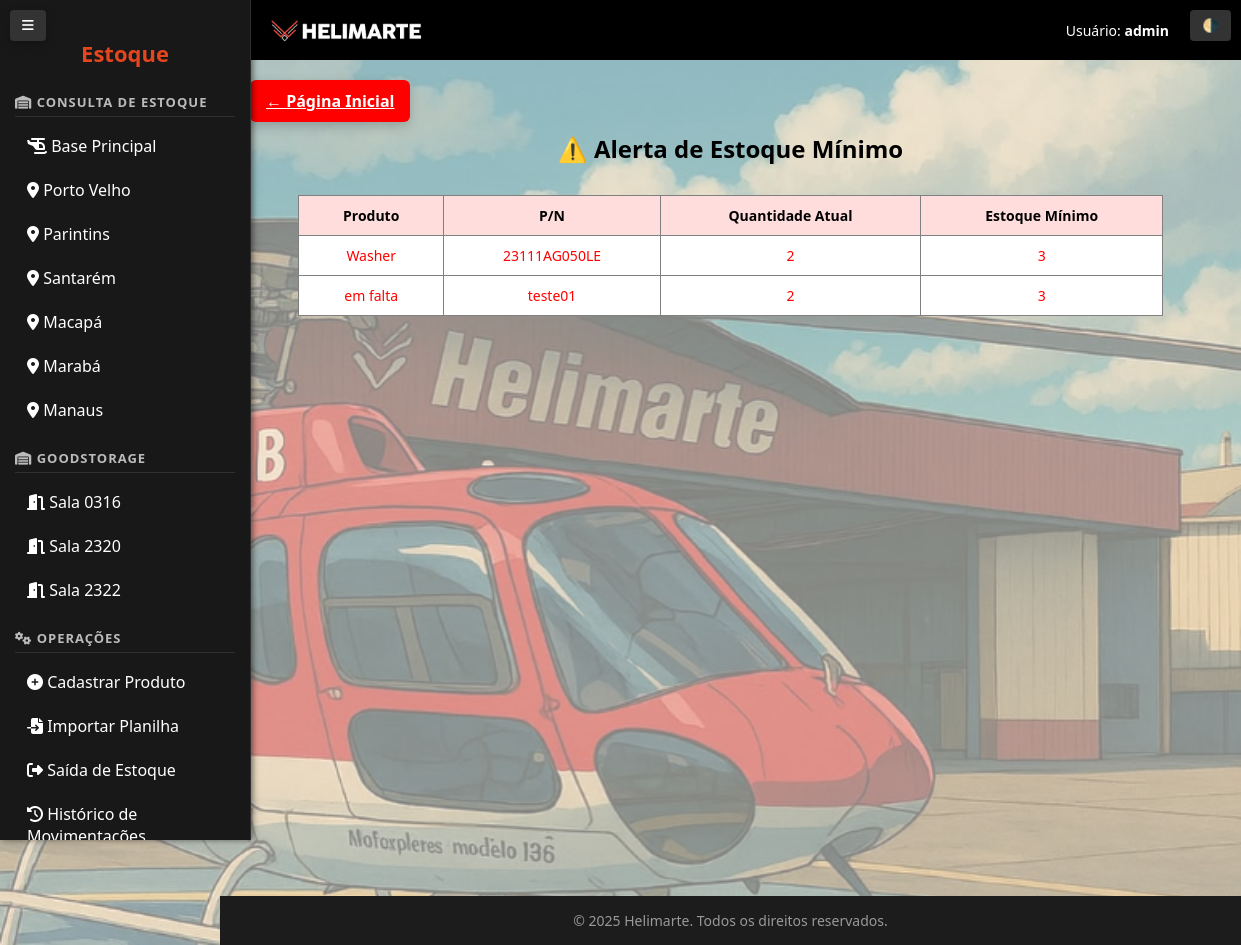
Before: /alerta-estoque/ (signed in) with the older database file.
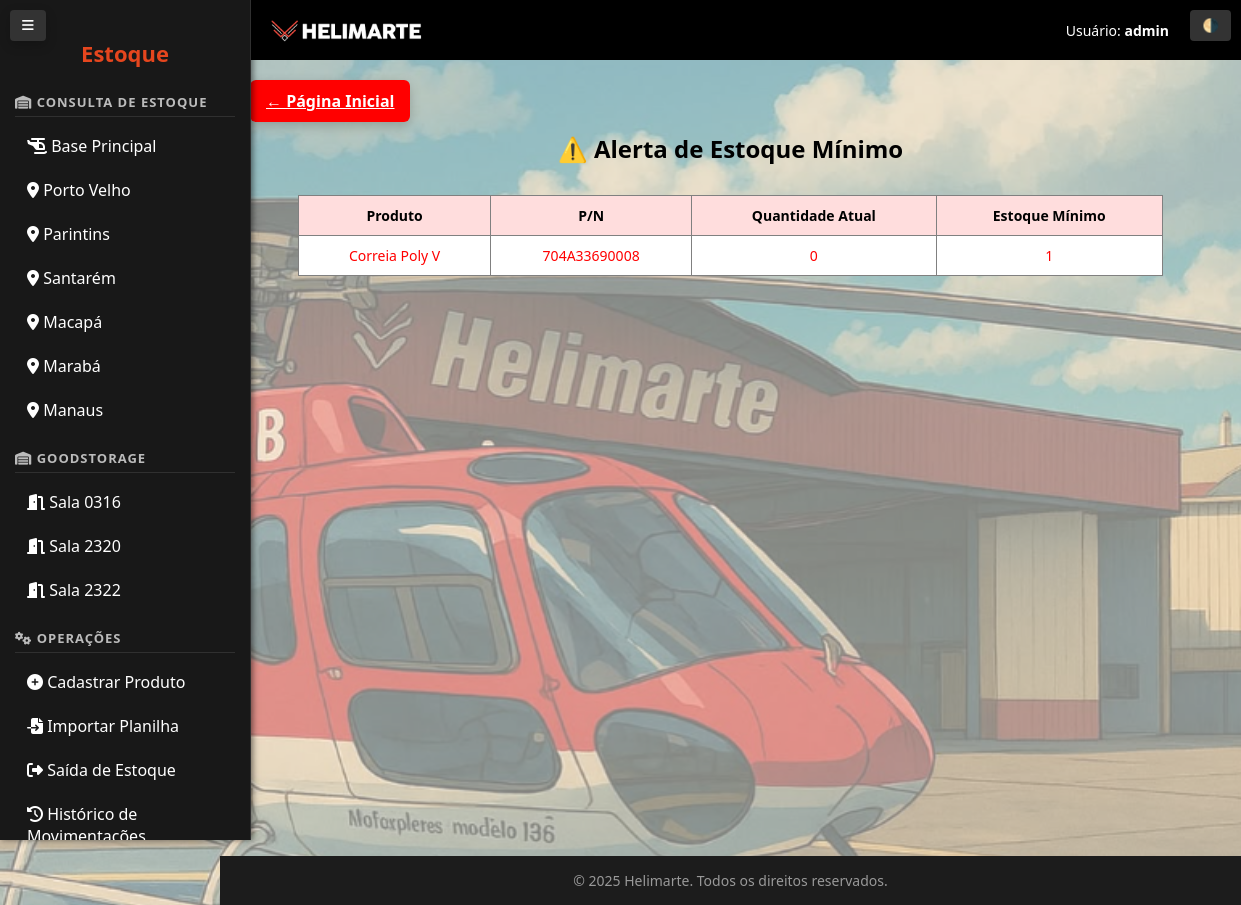
After: the same page with the newer database file.
### estoque/models.py (models this page shows, shortened)
class Produto(models.Model):
    BASE_CHOICES = [
        ("Base Principal", "Base Principal"),
        ("Base Porto Velho", "Base Porto Velho"),
        ("Base Parintins", "Base Parintins"),
        ("Base Santarém", "Base Santarém"),
        ("Base Macapá", "Base Macapá"),
        ("Base Marabá", "Base Marabá"),
        ("Base Manaus", "Base Manaus"),
        ("Sala 0316", "Sala 0316"),
        ("Sala 2320", "Sala 2320"),
        ("Sala 2322", "Sala 2322"),
    ]
    DESTINO_CHOICES = [
        ("Estoque", "Estoque"),
        ("PS-ARB", "PS-ARB"),
        ("PS-JOR", "PS-JOR"),
        ("PS-VCB", "PS-VCB"),
        ("PS-JJF", "PS-JJF"),
        ("PS-ELI", "PS-ELI"),
        ("PS-ALE", "PS-ALE"),
        ("PS-JAE", "PS-JAE"),
        ("PT-HYO", "PT-HYO"),
        ("PP-JBB", "PP-JBB"),
        ("PR-JJB", "PR-JJB"),
        ("PT-YUN", "PT-YUN"),
        ("PT-YTU", "PT-YTU"),
        ("PP-JUL", "PP-JUL"),
    ]
    nome = models.CharField("Nome do Produto", max_length=100)
    pn = models.CharField("P/N", max_length=50)
    sn = models.CharField("S/N", max_length=100, blank=True, null=True)
    quantidade = models.PositiveIntegerField("Quantidade", default=0)
    validade = models.DateField("Validade", null=True, blank=True)
    observacoes = models.TextField("Observações", blank=True, null=True)
    nome_responsavel = models.CharField("Nome do Responsável", max_length=100, blank=True, null=True)
    base = models.CharField("Base", max_length=50, choices=BASE_CHOICES, default="Base Principal")
    local = models.CharField("Local", max_length=100, blank=True, null=True)
    estoque_minimo = models.IntegerField(default=0)
    destino = models.CharField("Destino", max_length=100, choices=DESTINO_CHOICES, blank=True, null=True)
    class Meta:
        unique_together = ['pn', 'base']
        ordering = ['nome']

### estoque/views.py (the view)
# urls.py: path('alerta-estoque/', alerta_estoque_minimo, name='alerta_estoque'),
@grupo_permitido(['admin', 'estoquista'])
@login_required
def alerta_estoque_minimo(request):
    produtos_alerta = Produto.objects.filter(quantidade__lt=F('estoque_minimo'))
    return render(request, 'estoque/alerta_estoque.html', {'produtos_alerta': produtos_alerta})

### estoque/views.py (called while the page is built)
def grupo_permitido(grupos):
    def check(user):
        return user.is_authenticated and user.groups.filter(name__in=grupos).exists()
    return user_passes_test(check, login_url='login')

### estoque/templates/estoque/alerta_estoque.html
{% extends 'estoque/base.html' %}
{% block content %}
  <h2 style="text-align: center; margin-bottom: 30px;">⚠️ Alerta de Estoque Mínimo</h2>
  {% if produtos_alerta %}
    <table style="margin: auto; width: 90%; border-collapse: collapse;" border="1" cellpadding="8">
      <thead style="background-color: #fdd;">
        <tr>
          <th>Produto</th>
          <th>P/N</th>
          <th>Quantidade Atual</th>
          <th>Estoque Mínimo</th>
        </tr>
      </thead>
      <tbody>
        {% for p in produtos_alerta %}
        <tr style="color: red;">
          <td>{{ p.nome }}</td>
          <td>{{ p.pn }}</td>
          <td>{{ p.quantidade }}</td>
          <td>{{ p.estoque_minimo }}</td>
        </tr>
        {% endfor %}
      </tbody>
    </table>
  {% else %}
    <p style="text-align: center; font-size: 18px; color: green;">
      ✅ Tudo certo! Nenhum produto abaixo do estoque mínimo.
    </p>
  {% endif %}
{% endblock %}

### estoque/templates/estoque/base.html (shortened to what this page needs)
{% load static %}
<!DOCTYPE html>
<html lang="pt-br" data-theme="light">
<head>
    {% block head_links %}
    <link rel="stylesheet" href="{% static 'css/modo_escuro.css' %}">
    <link rel="stylesheet" href="{% static 'css/estilo_base.css' %}">
    <link rel="stylesheet" href="https://cdnjs.cloudflare.com/ajax/libs/font-awesome/6.5.0/css/all.min.css"
 />
    {% endblock %}
</head>
<body class="{% block body_class %}{% endblock %}">
    <button id="toggleSidebarBtn" onclick="toggleSidebar()" title="Alternar Menu">
        <i class="fas fa-bars"></i>
    </button>
    <button id="toggleThemeBtn" onclick="toggleTheme()" title="Alternar Tema">🌗</button>
    <aside id="sidebar">
        {% block sidebar %}
        <h1>Estoque</h1>
        <nav>
            <strong><i class="fa-solid fa-warehouse"></i> Consulta de Estoque</strong>
            <a href="{% url 'consulta_por_base' 'base-principal' %}"><i class="fa-solid fa-helicopter"></i> Base
                Principal</a>
            <a href="{% url 'consulta_por_base' 'base-porto-velho' %}"><i class="fa-solid fa-location-dot"></i> Porto
                Velho</a>
            <a href="{% url 'consulta_por_base' 'base-parintins' %}"><i class="fa-solid fa-location-dot"></i>
                Parintins</a>
            <a href="{% url 'consulta_por_base' 'base-santarem' %}"><i class="fa-solid fa-location-dot"></i>
                Santarém</a>
            <a href="{% url 'consulta_por_base' 'base-macapa' %}"><i class="fa-solid fa-location-dot"></i> Macapá</a>
            <a href="{% url 'consulta_por_base' 'base-maraba' %}"><i class="fa-solid fa-location-dot"></i> Marabá</a>
            <a href="{% url 'consulta_por_base' 'base-manaus' %}"><i class="fa-solid fa-location-dot"></i> Manaus</a>
            <strong><i class="fa-solid fa-warehouse"></i> GoodStorage</strong>
            <a href="{% url 'consulta_por_base' 'sala-0316' %}"><i class="fa-solid fa-door-open"></i> Sala 0316</a>
            <a href="{% url 'consulta_por_base' 'sala-2320' %}"><i class="fa-solid fa-door-open"></i> Sala 2320</a>
            <a href="{% url 'consulta_por_base' 'sala-2322' %}"><i class="fa-solid fa-door-open"></i> Sala 2322</a>
            <strong><i class="fas fa-cogs"></i> Operações</strong>
            <a href="{% url 'cadastrar_produto' %}"><i class="fas fa-plus-circle"></i> Cadastrar Produto</a>
            <a href="{% url 'importar_produtos' %}"><i class="fas fa-file-import"></i> Importar Planilha</a>
            <a href="{% url 'saida_estoque' %}"><i class="fas fa-sign-out-alt"></i> Saída de Estoque</a>
            <a href="{% url 'historico_movimentacoes' %}"><i class="fas fa-history"></i> Histórico de Movimentações</a>
        </nav>
        {% endblock %}
    </aside>
    <header>
        <div class="logo">
            <img src="{% static 'logo_grande.png' %}" alt="Logo Helimarte">
        </div>
        <div class="user-info">
            Usuário: <strong>{{ request.user.username }}</strong>
        </div>
    </header>
    <main>
        {% if not home %}
        <a href="{% url 'pagina_inicial' %}" class="btn">← Página Inicial</a>
        {% endif %}
        {% block content %}{% endblock %}
    </main>
    <footer>
        &copy; {% now "Y" %} Helimarte. Todos os direitos reservados.
    </footer>
</body>
</html>

### static/modo_escuro.css (style rules this page uses)
:root { --bg-light: #ffffff; --bg-dark: #121212; --text-light: #000000; --text-dark: #f1f1f1; --primary: #1e88e5; --primary-hover: #1565c0; --menu-bg-dark: #181818; --menu-hover-dark: #333333; --success: #43a047; --danger: #e53935; --table-bg-dark: #1e1e1e; --table-row-dark: #252525; --table-border-dark: #333333; }
body { background-color: var(--bg); color: var(--text); font-family: 'Segoe UI', sans-serif; transition: background-color 0.3s, color 0.3s; }
aside { background-color: var(--menu-bg-dark); color: var(--text); transition: background-color 0.3s, color 0.3s; }
aside nav a { color: var(--text); text-decoration: none; display: block; padding: 8px 12px; }
.btn { background-color: var(--primary); color: white; padding: 10px 16px; border-radius: 10px; border: none; cursor: pointer; transition: background-color 0.2s; }
header, footer { background-color: var(--menu-bg-dark); color: var(--text-dark); padding: 10px; text-align: center; }

### static/css/estilo_base.css (style rules this page uses)
:root { --bg-color-light: rgba(255, 255, 255, 0.623); --bg-color-dark: #121212; --text-color-light: #000; --text-color-dark: #f1f1f1d7; --highlight-color: #e5461e; --highlight-hover: #1565c0; --warning-color: #e53935; --ok-color: #43a047; --menu-width: 220px; --menu-bg: #181818; --menu-text: #fff; --menu-hover: #e5461e(41.31% 83.85 38.92); --content-bg: rgba(255, 255, 255, 0.08); --content-border: rgba(255, 255, 255, 0.1); }
[data-theme="light"] { --bg-color: var(--bg-color-light); --text-color: var(--text-color-light); }
body { font-family: 'Segoe UI', Tahoma, Geneva, Verdana, sans-serif; margin: 0; color: var(--text-color); background-image: url("../estoque/img/fundo_helimarte.png"); background-size: cover; background-repeat: no-repeat; background-position: center; background-attachment: fixed; }
body::before { content: ""; position: fixed; top: 0; left: 0; width: 100%; height: 100%; background-color: var(--bg-color); opacity: 0.8; z-index: -1; }
aside { width: var(--menu-width); background-color: var(--menu-bg); color: var(--menu-text); padding: 20px 15px; height: 100vh; position: fixed; top: 0; left: 0; overflow-y: auto; box-shadow: 2px 0 6px rgba(0, 0, 0, 0.5); transition: all 0.3s ease-in-out; border-right: 1px solid rgba(255, 255, 255, 0.1); }
aside h1 { font-size: 22px; font-weight: bold; margin-bottom: 25px; text-align: center; color: #e5461e; }
nav strong { display: block; margin: 20px 0 10px; font-size: 13px; text-transform: uppercase; letter-spacing: 1px; color: #bbb; border-bottom: 1px solid rgba(255, 255, 255, 0.1); padding-bottom: 5px; }
nav a { display: flex; align-items: center; gap: 10px; padding: 10px 12px; margin: 6px 0; border-radius: 6px; color: var(--menu-text); text-decoration: none; transition: background-color 0.3s, padding-left 0.3s; }
header { background-color: #000; color: #fff; display: flex; align-items: center; justify-content: space-between; height: 60px; padding: 0 40px; margin-left: var(--menu-width); z-index: 100; }
header .logo img { height: 40px; object-fit: contain; }
header .logo { padding-left: 8px; }
header .user-info { font-size: 14px; padding-right: 32px; }
main { padding: 30px; margin-left: var(--menu-width); border-radius: 10px; color: black; transition: margin-left 0.3s ease; }
table { width: 100%; border-collapse: collapse; background-color:white; color: black; font-size: 14px; margin-top: 20px; }
thead { background-color: rgba(255, 255, 255, 0.1); }
th, td { padding: 10px 14px; text-align: center; }
.btn, input[type="submit"], button { padding: 10px 16px; border: none; border-radius: 6px; background-color:red; color: white; font-weight: bold; cursor: pointer; box-shadow: 0 4px 12px rgba(0, 0, 0, 0.2); transition: background-color 0.3s, transform 0.2s; }
footer { text-align: center; padding: 15px 0; background-color: #1c1c1c; font-size: 14px; color: #999; margin-left: var(--menu-width); margin-top: 550px; }
#toggleSidebarBtn, #toggleThemeBtn { position: fixed; top: 10px; z-index: 2000; background-color: #333 ; color: white; border: none; padding: 8px 12px; border-radius: 4px; cursor: pointer; }
#toggleSidebarBtn { left: 10px; }
#toggleThemeBtn { right: 10px; }

Changed rows visible on the page:
removed Produto: nome "Washer", pn "23111AG050LE", quantidade "2", estoque_minimo "3"
removed Produto: nome "em falta", pn "teste01", quantidade "2", estoque_minimo "3"
added Produto: nome "Correia Poly V", pn "704A33690008", quantidade "0", estoque_minimo "1"
